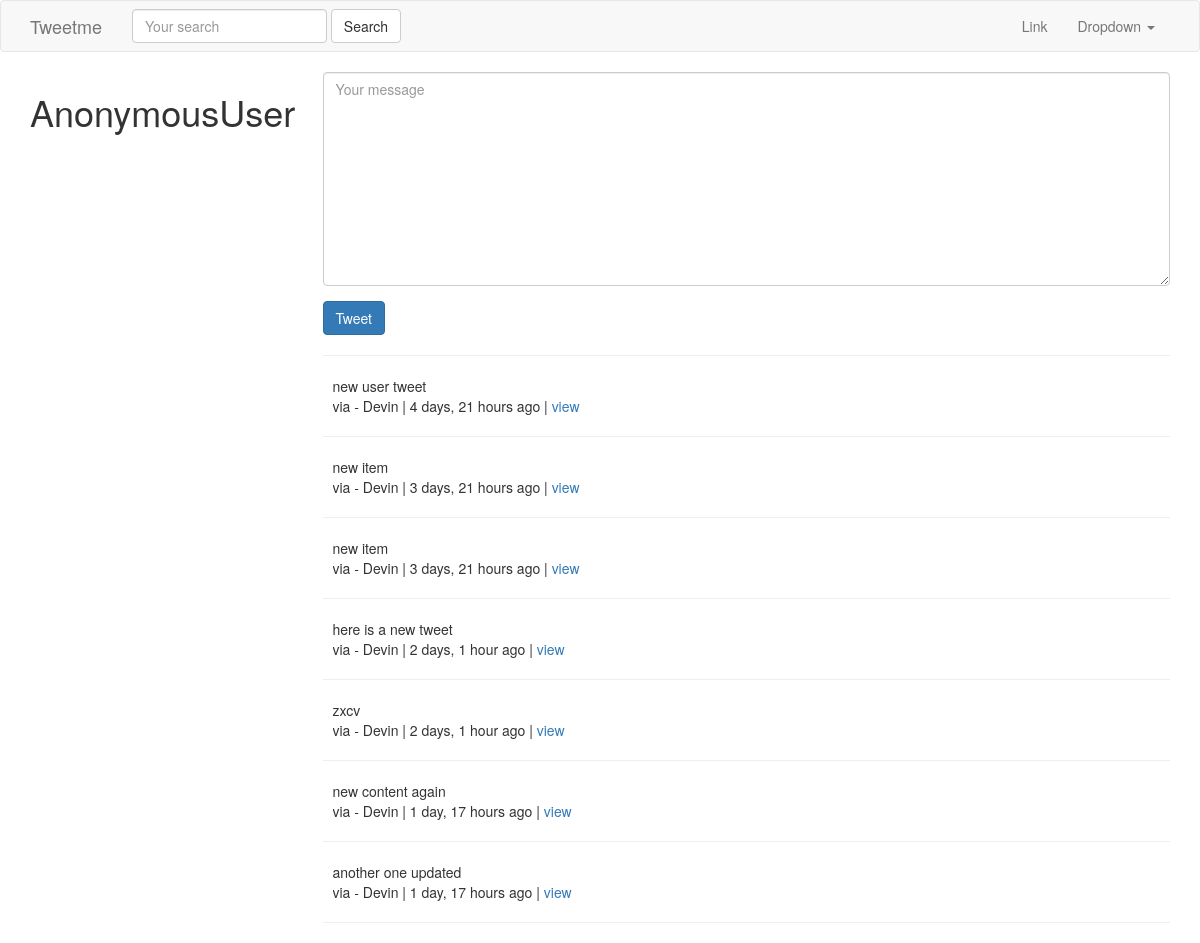
Before: / with the older database file.
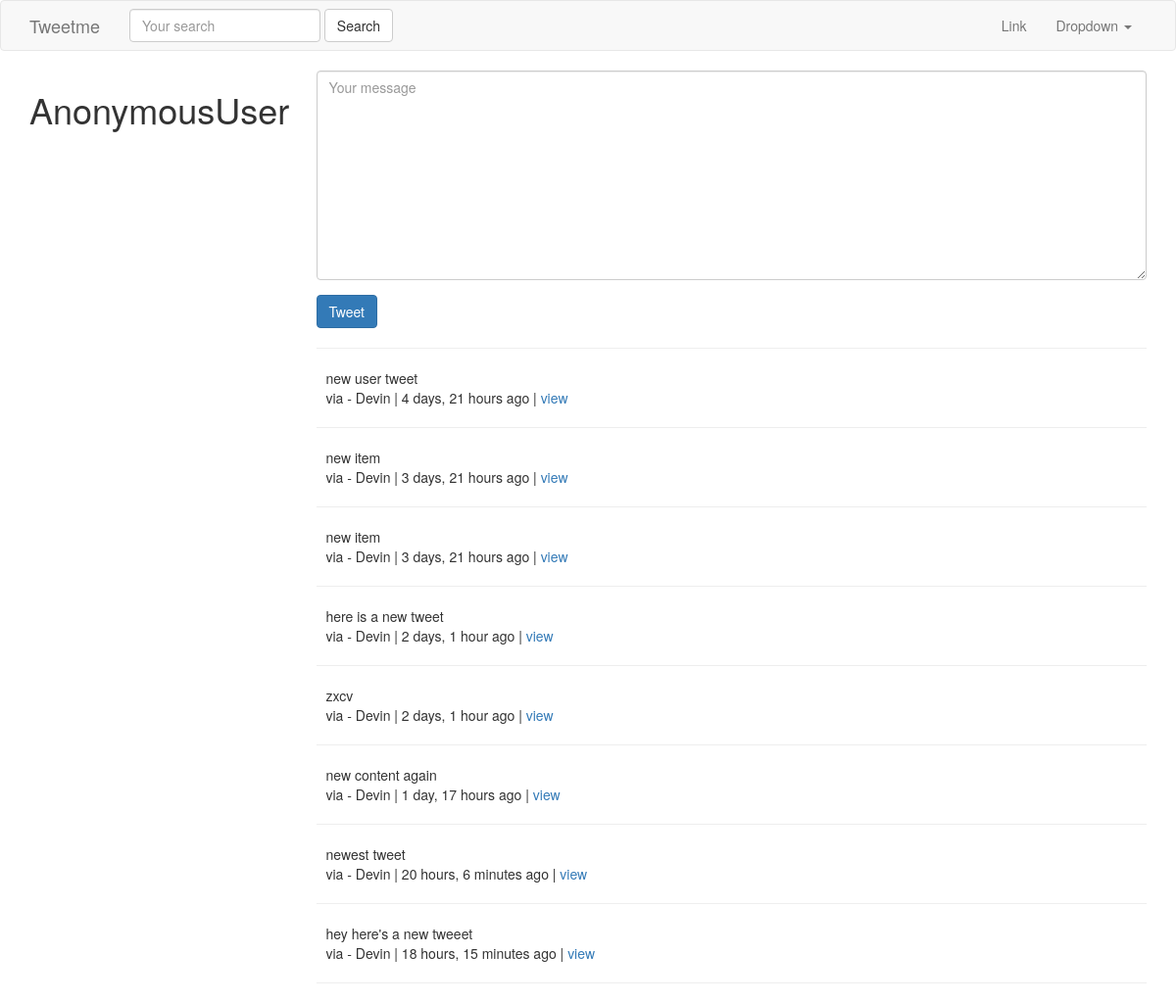
After: the same page with the newer database file.
### tweets/models.py (models this page shows, shortened)
class Tweet(models.Model):
    user      = models.ForeignKey(settings.AUTH_USER_MODEL)
    content   = models.CharField(max_length=140, validators=[validate_content])
    timestamp = models.DateTimeField(auto_now_add=True)
    updated   = models.DateTimeField(auto_now=True)
    def get_absolute_url(self):
        return reverse("tweet:detail", kwargs={"pk":self.pk})

### tweets/views.py (the view)
# urls.py: url(r'^$', TweetListView.as_view(), name="home"),
class TweetListView(ListView):
    def get_queryset(self, *args, **kwargs):
        qs = Tweet.objects.all()
        query = self.request.GET.get("q", None)
        if query is not None:
            qs = qs.filter(
                Q(content__contains=query) |
                Q(user__username__icontains=query)
            )
        return qs
    def get_context_data(self, *args, **kwargs):
        context = super(TweetListView, self).get_context_data(*args, **kwargs)
        context['create_form'] = TweetModelForm()
        context['create_url'] = reverse_lazy("tweet:create")
        return context

### tweets/forms.py
class TweetModelForm(forms.ModelForm):
    content = forms.CharField(label='',
                widget=forms.Textarea(
                        attrs={'placeholder': "Your message",
                               'class': "form-control"}
                    ))
    class Meta:
        model = Tweet
        fields = [
            "content"
        ]

### tweets/templates/tweets/tweet_list.html (shortened to what this page needs)
{% extends "base.html" %}
{% block content %}
  <div class="row">
    <div class="col-sm-3 col-xs-12">
      <h1>{{ request.user }}</h1>
    </div>
    <div class="col-sm-9">
      {% if not request.GET.q %}
      {% include "tweets/form.html" with form=create_form action_url=create_url btn_title="Tweet" %}
      <hr>
      {% endif %}
      {% for object in object_list %}
      <div class="media">
        <div class="media-left">
        </div>
        <div class="media-body">
          {{ object.content }}
          <br>
          via - {{ object.user }} | {{ object.timestamp | timesince }} ago |
          <a href="{{ object.get_absolute_url }}">view</a>
        </div>
      </div>
      <hr>
      {% empty %}
        {% if request.GET.q %}
        <p>No tweets found.</p>
        {% else %}
        <p>No tweets yet.</p>
        {% endif %}
      {% endfor %}
    </div>
  </div>
{% endblock content %}

### templates/base.html (shortened to what this page needs)
{% load static %}
<!DOCTYPE html>
<html lang="en">
  <head>
    <link rel="stylesheet" href="{% static 'bootstrap/css/bootstrap.min.css' %}">
  </head>
  <body>
    {% include "navbar.html" %}
    <div class="container">
      {% block content %}
      {% endblock content %}
    </div>
  </body>
</html>

### templates/navbar.html (shortened to what this page needs)
<nav class="navbar navbar-default">
  <div class="container">
    <div class="navbar-header">
      <a class="navbar-brand" href="{% url 'home' %}">Tweetme</a>
    </div>
    {% include "tweets/search_form.html" %}
    <div class="collapse navbar-collapse" id="bs-example-navbar-collapse-1">
      <ul class="nav navbar-nav navbar-right">
        <li><a href="#">Link</a></li>
        <li class="dropdown">
          <a href="#" class="dropdown-toggle" data-toggle="dropdown" role="button" aria-haspopup="true" aria-expanded="false">Dropdown <span class="caret"></span></a>
        </li>
      </ul>
    </div>
  </div>
</nav>

### tweets/templates/tweets/search_form.html
<form class="navbar-form navbar-left" action='{% url "tweet:list" %}'>
  <div class="form-group">
    <input class="form-control"
           type="text"
           name="q"
           placeholder="Your search"
           value='{{ request.GET.q }}'>
      </div>
      <input class="btn btn-default"
             type="submit"
             value="Search">
</form>

### tweets/templates/tweets/form.html (shortened to what this page needs)
{% load crispy_forms_tags %}
<form class="form"
      method="post"
      action="{% if action_url %} {{ action_url }} {% endif %}">
  {{ form | crispy }}
  <input class="btn btn-primary" type="submit" value="{{ btn_title }}">
</form>

Changed rows visible on the page:
removed Tweet: content "another one updated", user "Devin", timestamp "1 day, 17 hours"
added Tweet: content "newest tweet", user "Devin", timestamp "20 hours, 6 minutes"
added Tweet: content "hey here's a new tweeet", user "Devin", timestamp "18 hours, 15 minutes"
